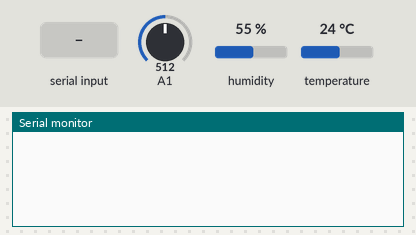
The sketch below on a simulated Arduino Uno, built with avr-gcc and run on an emulated ATmega328P. Parts: the last lines printed to the serial monitor. The test bench sets the inputs (shaded band); at power-on: humidity 55 %, A1 = 512, temperature 24 °C.

Above: at 1.2 s.
1.3 s: "1" received over Serial
At 4.3 s:
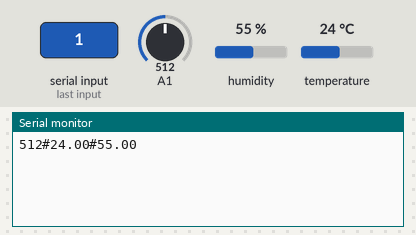
7.5 s: humidity set to 22 %
At 8.0 s:
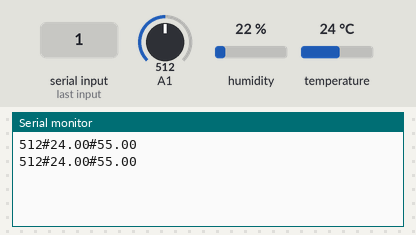
9.0 s: A1 set to 716
At 9.4 s:
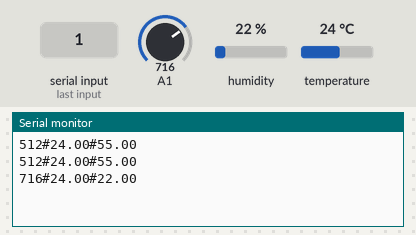
10.5 s: temperature set to 12 °C
12.0 s: A1 set to 900
At 12.6 s:
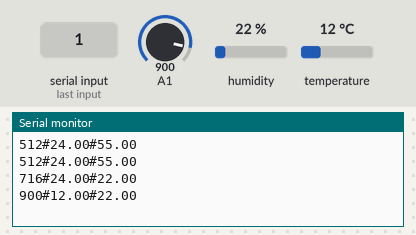
13.5 s: humidity set to 40 %
At 15.8 s:
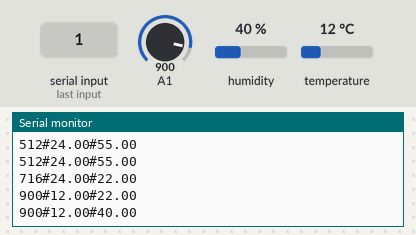
Timing chart, 0 to 16.0 s (numbered marks = the images above; inputs shaded):
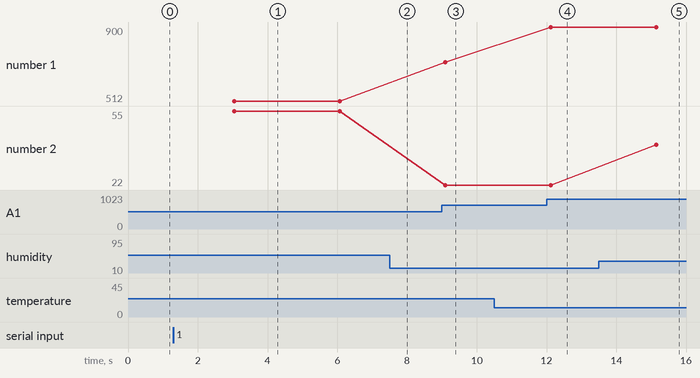

Measured:
- after the input at 1.3 s, the serial monitor: prints a new line after 1.7 s (image 1)
- after the input at 9.0 s, the serial monitor: prints a new line after 0.10 s (image 3)
- after the input at 12.0 s, the serial monitor: prints a new line after 0.12 s (image 4)
- after the input at 13.5 s, the serial monitor: prints a new line after 1.6 s (image 5)
- plotted number 1: 512 → 716 after the input at 9.0 s, 716 → 900 after the input at 12.0 s
- plotted number 2: 22 → 40 after the input at 13.5 s

The sketch:

bismillah_uno.ino
```cpp
//define library dht dan pin
#include <DHT.h>
#define DHT_PIN 7
#define DHTTYPE DHT11

//penampung nilai dht
DHT dht(DHT_PIN, DHTTYPE);
float humidity, temperature;

////penampung nilai ldr
int aer;

void setup() {
  Serial.begin(9600);
  dht.begin();
}

void loop() {
  //  baca nilai sensor
  aer = analogRead(A1);
  temperature = dht.readTemperature();
  humidity = dht.readHumidity();

//  Serial.print("Aer = ");
//  Serial.println(aer);
//  Serial.print("Suhu = ");
//  Serial.println(temperature);
//  Serial.print("Kelembababan = ");
//  Serial.println(humidity);
//  delay(1000);

  String dataKirim = String(aer) + "#" + String(temperature) + "#" + String(humidity);

  if(Serial.available() > 0) {
    Serial.println(dataKirim);
  }

  delay(3000);
}
```
